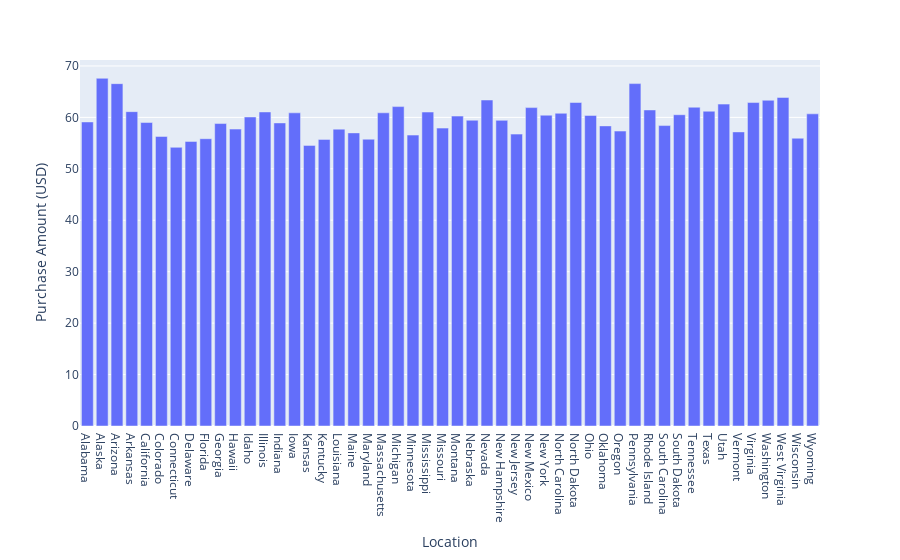

Write notebook code for a chart like this one.
### Code cell
shop_group = shopping_data.groupby('Location')['Purchase Amount (USD)'].mean().reset_index()
fig = px.bar(shop_group, x = 'Location' , y = 'Purchase Amount (USD)')
fig.show()

### Figure 1 — Plotly figure (JSON) as saved in the notebook; plotly's stock layout.template omitted (floating-point values rounded to 4 significant figures)
{"data": [{"alignmentgroup": "True", "hovertemplate": "Location=%{x}<br>Purchase Amount (USD)=%{y}<extra></extra>", "legendgroup": "", "marker": {"color": "#636efa", "pattern": {"shape": ""}}, "name": "", "offsetgroup": "", "orientation": "v", "showlegend": false, "textposition": "auto", "type": "bar", "x": ["Alabama", "Alaska", "Arizona", "Arkansas", "California", "Colorado", "Connecticut", "Delaware", "Florida", "Georgia", "Hawaii", "Idaho", "Illinois", "Indiana", "Iowa", "Kansas", "Kentucky", "Louisiana", "Maine", "Maryland", "Massachusetts", "Michigan", "Minnesota", "Mississippi", "Missouri", "Montana", "Nebraska", "Nevada", "New Hampshire", "New Jersey", "New Mexico", "New York", "North Carolina", "North Dakota", "Ohio", "Oklahoma", "Oregon", "Pennsylvania", "Rhode Island", "South Carolina", "South Dakota", "Tennessee", "Texas", "Utah", "Vermont", "Virginia", "Washington", "West Virginia", "Wisconsin", "Wyoming"], "xaxis": "x", "y": [59.11, 67.6, 66.55, 61.11, 59, 56.29, 54.18, 55.33, 55.85, 58.8, 57.72, 60.08, 61.05, 58.92, 60.88, 54.56, 55.72, 57.71, 56.99, 55.76, 60.89, 62.1, 56.56, 61.04, 57.91, 60.25, 59.45, 63.38, 59.42, 56.75, 61.9, 60.43, 60.79, 62.89, 60.38, 58.35, 57.34, 66.57, 61.44, 58.41, 60.51, 61.97, 61.19, 62.58, 57.18, 62.88, 63.33, 63.88, 55.95, 60.69], "yaxis": "y"}], "layout": {"barmode": "relative", "legend": {"tracegroupgap": 0}, "margin": {"t": 60}, "xaxis": {"anchor": "y", "domain": [0, 1], "title": {"text": "Location"}}, "yaxis": {"anchor": "x", "domain": [0, 1], "title": {"text": "Purchase Amount (USD)"}}}}
